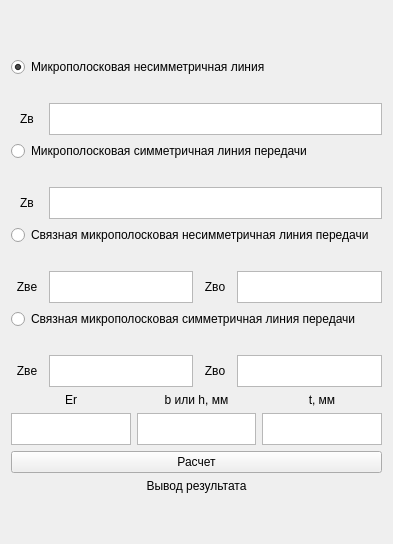
<?xml version="1.0" encoding="UTF-8"?>
<ui version="4.0">
 <class>MPL</class>
 <widget class="QWidget" name="MPL">
  <property name="geometry">
   <rect>
    <x>0</x>
    <y>0</y>
    <width>393</width>
    <height>544</height>
   </rect>
  </property>
  <property name="windowTitle">
   <string>Form</string>
  </property>
  <layout class="QGridLayout" name="gridLayout_6">
   <item row="0" column="1" colspan="2">
    <layout class="QGridLayout" name="gridLayout_3">
     <item row="3" column="0">
      <layout class="QGridLayout" name="gridLayout_8">
       <item row="0" column="0">
        <widget class="QLabel" name="label">
         <property name="minimumSize">
          <size>
           <width>32</width>
           <height>0</height>
          </size>
         </property>
         <property name="text">
          <string>Zв</string>
         </property>
         <property name="alignment">
          <set>Qt::AlignCenter</set>
         </property>
        </widget>
       </item>
       <item row="0" column="1">
        <widget class="QTextEdit" name="textEdit_4">
         <property name="maximumSize">
          <size>
           <width>16777215</width>
           <height>32</height>
          </size>
         </property>
        </widget>
       </item>
      </layout>
     </item>
     <item row="1" column="0">
      <widget class="QRadioButton" name="radioButton">
       <property name="text">
        <string>Микрополосковая несимметричная линия</string>
       </property>
       <property name="checked">
        <bool>true</bool>
       </property>
      </widget>
     </item>
     <item row="2" column="0">
      <widget class="QLabel" name="MPL_NO_SIMM">
       <property name="text">
        <string/>
       </property>
       <property name="alignment">
        <set>Qt::AlignCenter</set>
       </property>
      </widget>
     </item>
     <item row="0" column="0">
      <spacer name="verticalSpacer">
       <property name="orientation">
        <enum>Qt::Vertical</enum>
       </property>
       <property name="sizeHint" stdset="0">
        <size>
         <width>17</width>
         <height>48</height>
        </size>
       </property>
      </spacer>
     </item>
    </layout>
   </item>
   <item row="1" column="1" colspan="2">
    <layout class="QGridLayout" name="gridLayout_4">
     <item row="2" column="0">
      <layout class="QGridLayout" name="gridLayout_12">
       <item row="0" column="0">
        <widget class="QLabel" name="label_6">
         <property name="minimumSize">
          <size>
           <width>32</width>
           <height>0</height>
          </size>
         </property>
         <property name="text">
          <string>Zв</string>
         </property>
         <property name="alignment">
          <set>Qt::AlignCenter</set>
         </property>
        </widget>
       </item>
       <item row="0" column="1">
        <widget class="QTextEdit" name="textEdit_5">
         <property name="maximumSize">
          <size>
           <width>16777215</width>
           <height>32</height>
          </size>
         </property>
        </widget>
       </item>
      </layout>
     </item>
     <item row="1" column="0">
      <widget class="QLabel" name="MPL_SIMM">
       <property name="text">
        <string/>
       </property>
       <property name="alignment">
        <set>Qt::AlignCenter</set>
       </property>
      </widget>
     </item>
     <item row="0" column="0">
      <widget class="QRadioButton" name="radioButton_2">
       <property name="text">
        <string>Микрополосковая симметричная линия передачи</string>
       </property>
      </widget>
     </item>
    </layout>
   </item>
   <item row="2" column="1" colspan="2">
    <layout class="QGridLayout" name="gridLayout_5">
     <item row="0" column="0">
      <widget class="QRadioButton" name="radioButton_4">
       <property name="text">
        <string>Связная микрополосковая несимметричная линия передачи</string>
       </property>
      </widget>
     </item>
     <item row="1" column="0">
      <widget class="QLabel" name="SV_MPL_NO_SIMM">
       <property name="text">
        <string/>
       </property>
      </widget>
     </item>
     <item row="2" column="0">
      <layout class="QGridLayout" name="gridLayout_14">
       <item row="0" column="2">
        <widget class="QLabel" name="label_10">
         <property name="minimumSize">
          <size>
           <width>32</width>
           <height>0</height>
          </size>
         </property>
         <property name="text">
          <string>Zвo</string>
         </property>
         <property name="alignment">
          <set>Qt::AlignCenter</set>
         </property>
        </widget>
       </item>
       <item row="0" column="0">
        <widget class="QLabel" name="label_11">
         <property name="minimumSize">
          <size>
           <width>32</width>
           <height>0</height>
          </size>
         </property>
         <property name="text">
          <string>Zвe</string>
         </property>
         <property name="alignment">
          <set>Qt::AlignCenter</set>
         </property>
        </widget>
       </item>
       <item row="0" column="1">
        <widget class="QTextEdit" name="textEdit_8">
         <property name="maximumSize">
          <size>
           <width>16777215</width>
           <height>32</height>
          </size>
         </property>
        </widget>
       </item>
       <item row="0" column="3">
        <widget class="QTextEdit" name="textEdit_9">
         <property name="maximumSize">
          <size>
           <width>16777215</width>
           <height>32</height>
          </size>
         </property>
        </widget>
       </item>
      </layout>
     </item>
    </layout>
   </item>
   <item row="3" column="0">
    <spacer name="horizontalSpacer_3">
     <property name="orientation">
      <enum>Qt::Horizontal</enum>
     </property>
     <property name="sizeHint" stdset="0">
      <size>
       <width>0</width>
       <height>20</height>
      </size>
     </property>
    </spacer>
   </item>
   <item row="3" column="1" colspan="2">
    <layout class="QGridLayout" name="gridLayout_2">
     <item row="3" column="0">
      <layout class="QGridLayout" name="gridLayout_13">
       <item row="0" column="2">
        <widget class="QLabel" name="label_9">
         <property name="minimumSize">
          <size>
           <width>32</width>
           <height>0</height>
          </size>
         </property>
         <property name="text">
          <string>Zвo</string>
         </property>
         <property name="alignment">
          <set>Qt::AlignCenter</set>
         </property>
        </widget>
       </item>
       <item row="0" column="0">
        <widget class="QLabel" name="label_8">
         <property name="minimumSize">
          <size>
           <width>32</width>
           <height>0</height>
          </size>
         </property>
         <property name="text">
          <string>Zвe</string>
         </property>
         <property name="alignment">
          <set>Qt::AlignCenter</set>
         </property>
        </widget>
       </item>
       <item row="0" column="1">
        <widget class="QTextEdit" name="textEdit_6">
         <property name="maximumSize">
          <size>
           <width>16777215</width>
           <height>32</height>
          </size>
         </property>
        </widget>
       </item>
       <item row="0" column="3">
        <widget class="QTextEdit" name="textEdit_7">
         <property name="maximumSize">
          <size>
           <width>16777215</width>
           <height>32</height>
          </size>
         </property>
        </widget>
       </item>
      </layout>
     </item>
     <item row="1" column="0">
      <widget class="QRadioButton" name="radioButton_3">
       <property name="text">
        <string>Связная микрополосковая симметричная линия передачи</string>
       </property>
      </widget>
     </item>
     <item row="2" column="0">
      <widget class="QLabel" name="SV_MPL_SIMM">
       <property name="text">
        <string/>
       </property>
       <property name="alignment">
        <set>Qt::AlignCenter</set>
       </property>
      </widget>
     </item>
    </layout>
   </item>
   <item row="3" column="3">
    <spacer name="horizontalSpacer_2">
     <property name="orientation">
      <enum>Qt::Horizontal</enum>
     </property>
     <property name="sizeHint" stdset="0">
      <size>
       <width>3</width>
       <height>17</height>
      </size>
     </property>
    </spacer>
   </item>
   <item row="4" column="1" colspan="2">
    <layout class="QGridLayout" name="gridLayout_7">
     <item row="1" column="1">
      <widget class="QTextEdit" name="textEdit_2">
       <property name="maximumSize">
        <size>
         <width>16777215</width>
         <height>32</height>
        </size>
       </property>
      </widget>
     </item>
     <item row="0" column="1">
      <widget class="QLabel" name="label_3">
       <property name="text">
        <string>b или h, мм</string>
       </property>
       <property name="alignment">
        <set>Qt::AlignCenter</set>
       </property>
      </widget>
     </item>
     <item row="1" column="2">
      <widget class="QTextEdit" name="textEdit_3">
       <property name="maximumSize">
        <size>
         <width>16777215</width>
         <height>32</height>
        </size>
       </property>
      </widget>
     </item>
     <item row="1" column="0">
      <widget class="QTextEdit" name="textEdit">
       <property name="maximumSize">
        <size>
         <width>16777215</width>
         <height>32</height>
        </size>
       </property>
      </widget>
     </item>
     <item row="0" column="2">
      <widget class="QLabel" name="label_4">
       <property name="text">
        <string>t, мм</string>
       </property>
       <property name="alignment">
        <set>Qt::AlignCenter</set>
       </property>
      </widget>
     </item>
     <item row="0" column="0">
      <widget class="QLabel" name="label_2">
       <property name="text">
        <string>Er</string>
       </property>
       <property name="alignment">
        <set>Qt::AlignCenter</set>
       </property>
      </widget>
     </item>
    </layout>
   </item>
   <item row="5" column="1" colspan="2">
    <widget class="QPushButton" name="pushButton">
     <property name="text">
      <string>Расчет</string>
     </property>
    </widget>
   </item>
   <item row="6" column="1" colspan="2">
    <layout class="QGridLayout" name="gridLayout">
     <item row="0" column="0" colspan="2">
      <widget class="QLabel" name="label_7">
       <property name="text">
        <string>Вывод результата</string>
       </property>
       <property name="alignment">
        <set>Qt::AlignCenter</set>
       </property>
      </widget>
     </item>
    </layout>
   </item>
   <item row="7" column="1">
    <widget class="QLabel" name="label_5">
     <property name="text">
      <string/>
     </property>
    </widget>
   </item>
   <item row="8" column="1">
    <widget class="QLabel" name="wef">
     <property name="text">
      <string/>
     </property>
    </widget>
   </item>
   <item row="9" column="2">
    <spacer name="verticalSpacer_2">
     <property name="orientation">
      <enum>Qt::Vertical</enum>
     </property>
     <property name="sizeHint" stdset="0">
      <size>
       <width>17</width>
       <height>2</height>
      </size>
     </property>
    </spacer>
   </item>
  </layout>
 </widget>
 <resources/>
 <connections/>
</ui>
